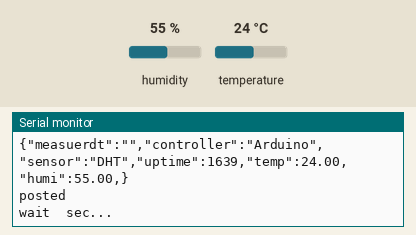
This sketch was run on a simulated ESP8266 (NodeMCU). Shown: the last lines printed to the serial monitor. The test bench sets the inputs (shaded band); at power-on: humidity 55 %, temperature 24 °C. WiFi joins after 1.5 s; servers stay silent unless stated; uploads are accepted with an empty reply.

Above: at 2.8 s.
2.9 s: humidity set to 22 %
At 3.14 s:
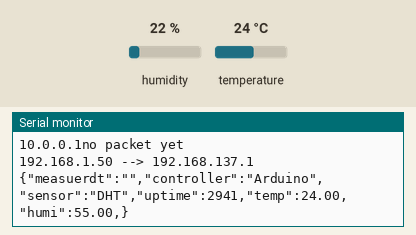
6.3 s: temperature set to 9 °C
At 7.9 s:
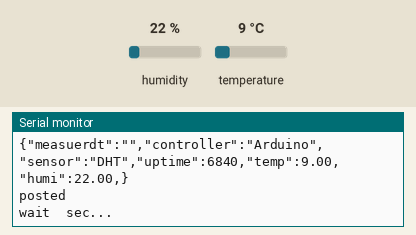
13.2 s: humidity set to 40 %
At 13.9 s:
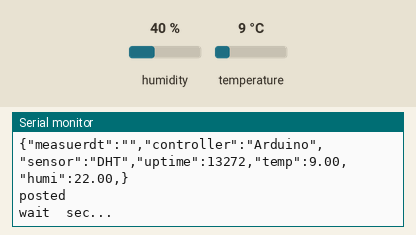
Timing chart, 0 to 16.2 s (numbered marks = the images above; inputs shaded):
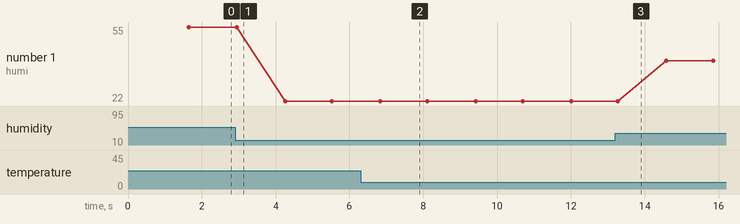

The sketch:

dht-http-ntp.ino
```cpp
#include <ESP8266WiFi.h> // ap connection
#include <ESP8266HTTPClient.h> // webs server call

//web ********************
const char* ssid     = "AP1-00";   // AP name : AP1-nn
const char* password = "12345678"; // AP password
const char * gatewayip = "192.168.137.1"; // gateway ip 192.168.10.x
const uint16_t gatewayport = 8000;  // gateway webserver port
const char* posturl = "/Postjson";  // gateway webserver receive url
IPAddress myIP;
//******************** web

//ntpvalue********************
String hm;
//********************ntpvalue

//dhtvalue********************
float temp, humi;
//********************dhtvalue

void setup(){
  Serial.begin(9600);
  setup_ntp();
  setup_dht();
  setup_web();
}

void loop(){
  loop_ntp();
  loop_dht();
  loop_web();
  delay(1000);
}

void setup_web(){
    WiFi.mode(WIFI_STA);
    delay(100);
    WiFi.begin( ssid, password );

    Serial.println();
    Serial.println();
    Serial.print("Wait for WiFi... ");

    while(WiFi.status() != WL_CONNECTED) {
        Serial.print(".");
        delay(500);
    }

    myIP = WiFi.localIP();

    Serial.println("");
    Serial.println("WiFi connected");
    Serial.print("IP address: ");
    Serial.println(myIP);
    delay(10);
}

void loop_web(){

    Serial.print(myIP);
    Serial.print(" --> ");
    Serial.println(gatewayip);

    if(WiFi.status() == WL_CONNECTED) {
      String data = "{";
      data += "\"measuerdt\":\"" + String(hm) + "\",";    // set sensig time to ntp value
      data += "\"controller\":\"Arduino\",";
      data += "\"sensor\":\"DHT\",";
      data += "\"uptime\":" + String(millis()) + ",";
      data += "\"temp\":" + String(temp) + ",";
      data += "\"humi\":" + String(humi) + ",";
      data += "}";

      Serial.println(data);
      sendhttp(data);
    }

    Serial.print("wait ");
    Serial.println(" sec...");
}

void sendhttp(String postdata){
  String gatewayipurl = "http://" + String(gatewayip) + ":" + String(gatewayport) + posturl;

  HTTPClient http;
  http.begin(gatewayipurl);
  http.addHeader("Content-Type", "application/json");
  http.addHeader("Cache-Control","no-cache");
  http.POST(postdata);
  http.writeToStream(&Serial);
  String rtnmsg = http.getString();
  http.end();

  Serial.println("posted");
}
```

dht.ino
```cpp
#include <DHT.h>

//GPIO********************
int pinDHT = D2;
//********************GPIO

//DHT********************
typedef enum
{
    DHTTYPE_DHT11         = DHT11, // DHT 11
    DHTTYPE_DHT22         = DHT22, // DHT 22, AM2302, AM2321
    DHTTYPE_DHT21         = DHT21 // DHT 21, AM2301
} DHTTYPE;

DHT dht(pinDHT, DHTTYPE_DHT11);
//********************DHT

void setup_dht(){
  dht.begin();
}

void loop_dht(){

  temp = dht.readTemperature();
  humi = dht.readHumidity();
/*
  Serial.print("temp:");
  Serial.print(temp);
  Serial.print(" : ");
  Serial.print("humi:");
  Serial.println(humi);
*/
}
```

ntp.ino
```cpp
#include <WiFiUdp.h>

//NTP********************
unsigned int localPort = 2390; // local port to listen for UDP packets
const char* ntpServerName = "kr.pool.ntp.org"; // ===== to your region npt server
const int NTP_PACKET_SIZE = 48; // NTP time stamp is in the first 48 bytes of the message
byte packetBuffer[ NTP_PACKET_SIZE]; //buffer to hold incoming and outgoing packets
#define LEAP_YEAR(_year) ((_year%4)==0)
static  byte monthDays[]={31,28,31,30,31,30,31,31,30,31,30,31};
float utcoffset = 9; // UTC+9 // ===== change to your region time zone
WiFiUDP udp;
IPAddress timeServerIP; // time.nist.gov NTP server address
//********************NTP

void setup_ntp(){
  udp.begin(localPort);
}

void loop_ntp(){

  //get a random server from the pool
  WiFi.hostByName(ntpServerName, timeServerIP);

  Serial.print(timeServerIP);

  sendNTPpacket(timeServerIP); // send an NTP packet to a time server
  // wait to see if a reply is available
  //delay(100);

  int cb = udp.parsePacket();
  if (!cb) {
    Serial.println("no packet yet");
  }
  else {

    //Serial.print("packet received, length=");
    //Serial.println(cb);
    udp.read(packetBuffer, NTP_PACKET_SIZE); // read the packet into the buffer
    unsigned long highWord = word(packetBuffer[40], packetBuffer[41]);
    unsigned long lowWord = word(packetBuffer[42], packetBuffer[43]);
    unsigned long secsSince1900 = ( highWord << 16 | lowWord ) + 3600 * utcoffset; //32400; //UTC+9 : 60*60*9

    // Unix time starts on Jan 1 1970. In seconds, that's 2208988800:
    const unsigned long seventyYears = 2208988800UL;
    unsigned long epoch = secsSince1900 - seventyYears; //epoch = present - 1970

  int year;
  byte month;
  byte monthLength;
  unsigned long tempepoch;
  year = 1970;
  unsigned long days = 0;

  tempepoch = epoch;
  tempepoch/=60; // now it is minutes
  tempepoch/=60; // now it is hours
  tempepoch/=24; // now it is days

  while((unsigned)(days += (LEAP_YEAR(year) ? 366 : 365)) <= tempepoch) {
    year++;
  }

  days -= LEAP_YEAR(year) ? 366 : 365;
  tempepoch -= days; // now it is days in this year, starting at 0
  days=0;
  month=0;
  monthLength=0;

  for (month=0; month<12; month++) {
    if (month==1) { // february
      if (LEAP_YEAR(year)) {
        monthLength=29;
      } else {
        monthLength=28;
      }
    } else {
      monthLength = monthDays[month];
    }

    if (tempepoch>=monthLength) {
      tempepoch-=monthLength;
    } else {
        break;
    }
  }
  month+=1; // jan is month 1
  days=tempepoch+1;  // day of month

  hm = String(year);
  if ( month < 10 ) {hm += "0";};
  hm += String(month);
  if ( days < 10 ) {hm += "0";};
  hm += String(days);
  hm += String((epoch  % 86400L) / 3600);
  if ( ((epoch % 3600) / 60) < 10 ) {hm += "0";};
  hm += String((epoch  % 3600) / 60); // minute (3600 equals secs per minute)
  if ( (epoch % 60) < 10 ) {hm += "0";};
  hm += String(epoch % 60);

  //Serial.print(year); //YYYY
  //if ( month < 10 ) { Serial.print('0');}
  //Serial.print(month); //MM
  //if ( days < 10 ) { Serial.print('0');}
  //Serial.print(days); //DD
  //Serial.print((epoch  % 86400L) / 3600); // print the hour (86400 equals secs per day)

  //if ( ((epoch % 3600) / 60) < 10 ) {Serial.print('0');}
  //Serial.print((epoch  % 3600) / 60); // print the minute (3600 equals secs per minute)
  //if ( (epoch % 60) < 10 ) {Serial.print('0');}
  //Serial.println(epoch % 60); // print the second
  }

}

// send an NTP request to the time server at the given address
unsigned long sendNTPpacket(IPAddress& address)
{
  //Serial.println("sending NTP packet...");
  // set all bytes in the buffer to 0
  memset(packetBuffer, 0, NTP_PACKET_SIZE);
  // Initialize values needed to form NTP request
  // (see URL above for details on the packets)
  packetBuffer[0] = 0b11100011;   // LI, Version, Mode
  packetBuffer[1] = 0;     // Stratum, or type of clock
  packetBuffer[2] = 6;     // Polling Interval
  packetBuffer[3] = 0xEC;  // Peer Clock Precision
  // 8 bytes of zero for Root Delay & Root Dispersion
  packetBuffer[12]  = 49;
  packetBuffer[13]  = 0x4E;
  packetBuffer[14]  = 49;
  packetBuffer[15]  = 52;

  // all NTP fields have been given values, now
  // you can send a packet requesting a timestamp:
  udp.beginPacket(address, 123); //NTP requests are to port 123
  udp.write(packetBuffer, NTP_PACKET_SIZE);
  udp.endPacket();
}
```

Measured:
- after the input at 6.3 s, the serial monitor: prints a new line after 0.54 s (image 2)
- plotted number 1: 55 → 22 after the input at 2.9 s, 22 → 40 after the input at 13.2 s
